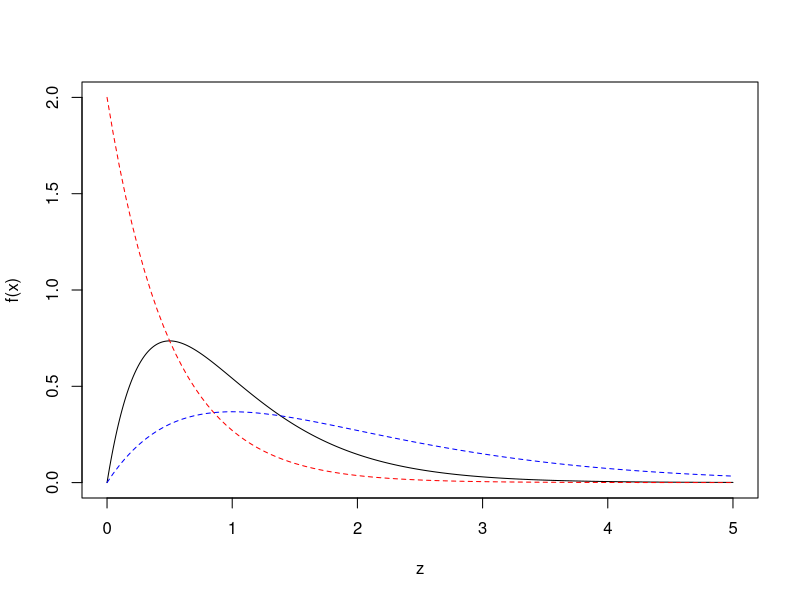
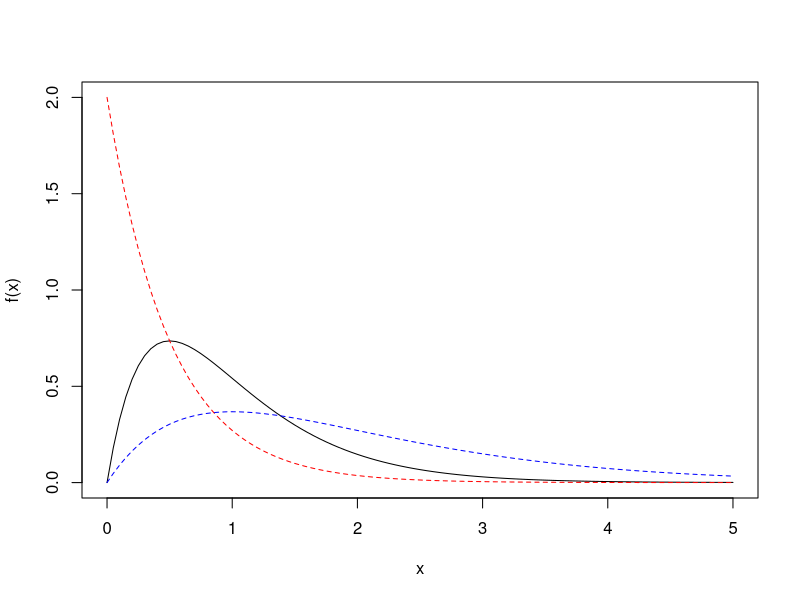
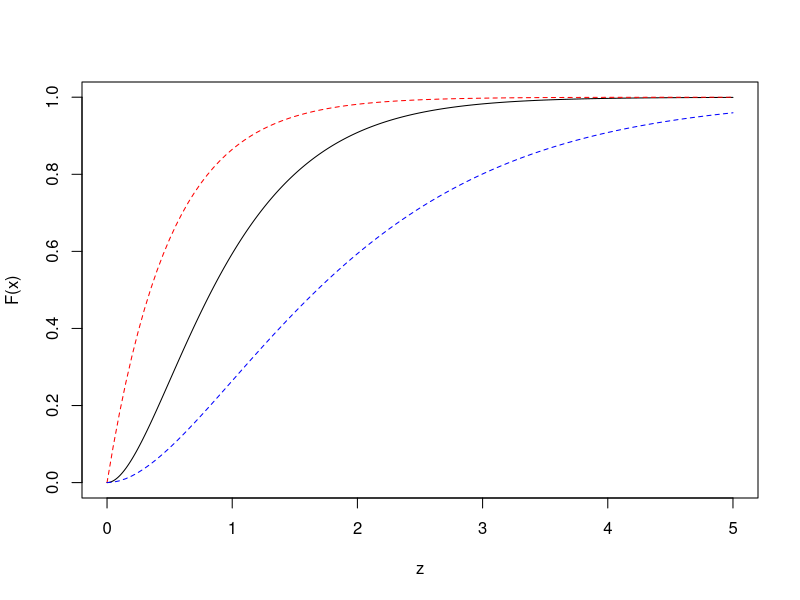
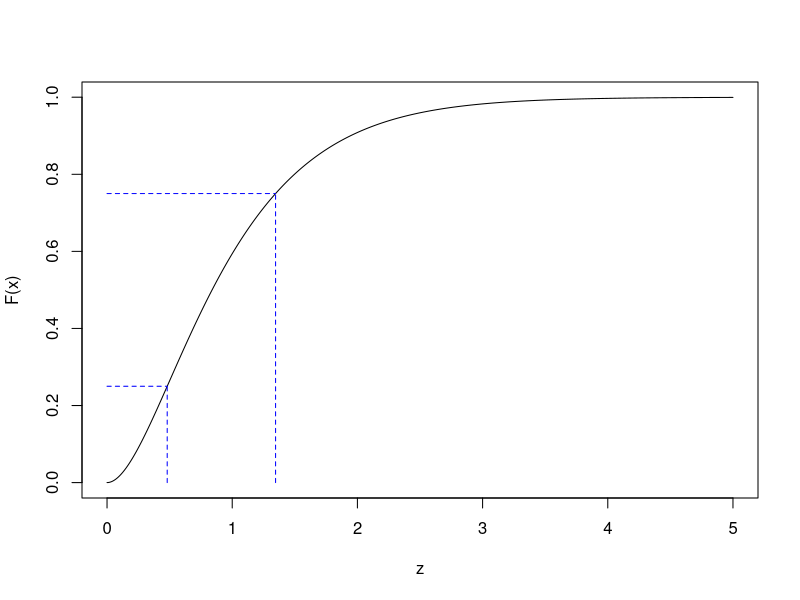
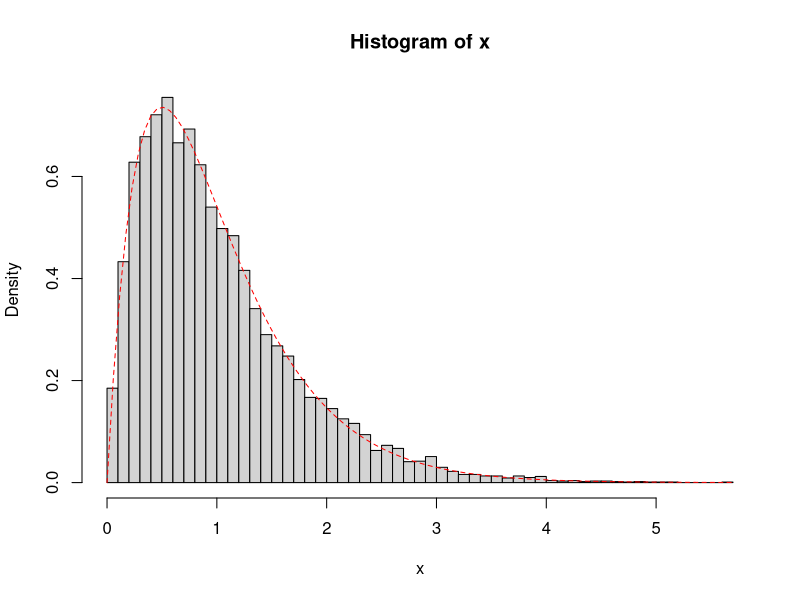
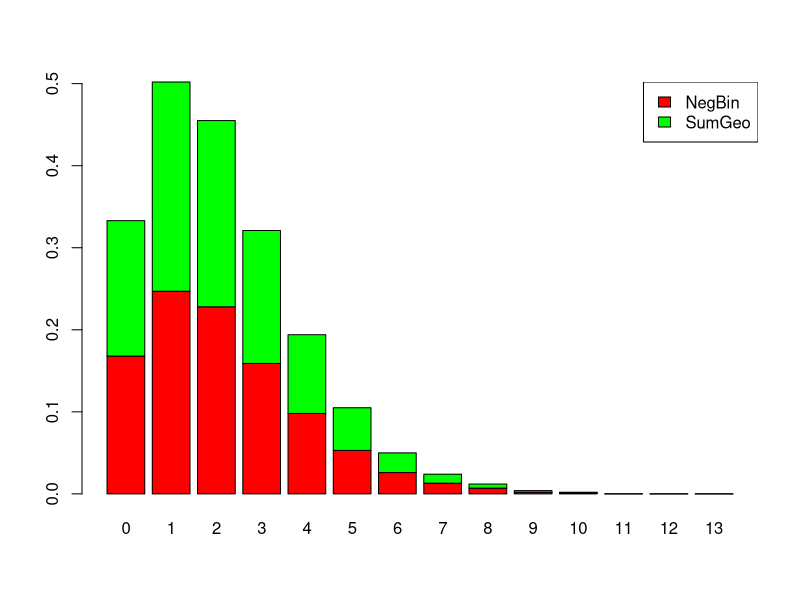
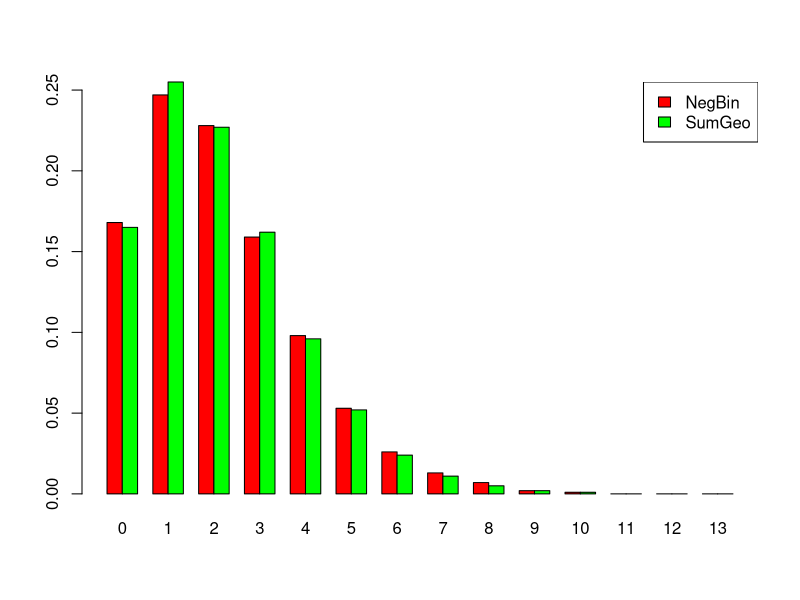
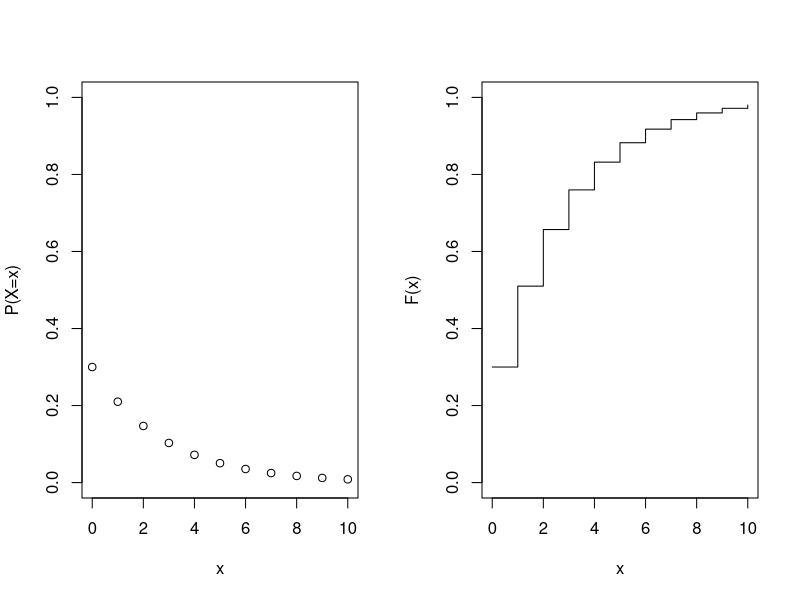

Write the R code that produced these figures, in order.
## ---- chunk 1
knitr::opts_chunk$set(echo = TRUE)
## ---- chunk 2
# gamma density distribution
alpha <- 2
theta <- 2
z <- seq(0, 5, 0.01)

plot(z, dgamma(z, shape = alpha, rate = theta), xlim = c(0, 5), ylab = "f(x)", ylim=c(0,2), type = 'l')
curve(dgamma(x, shape = 1, rate = theta), col = "red", lty = "dashed", add = TRUE)
curve(dgamma(x, shape = alpha, rate = 1), col = "blue", lty = "dashed", add = TRUE)
## ---- chunk 3
plot(function(y) dgamma(y, shape = alpha, rate = theta), xlim = c(0, 5), ylab = "f(x)", ylim=c(0,2), type = 'l')
curve(dgamma(x, shape = 1, rate = theta), col = "red", lty = "dashed", add = TRUE)
curve(dgamma(x, shape = alpha, rate = 1), col = "blue", lty = "dashed", add = TRUE)
## ---- chunk 4
# gamma cumulative distribution
plot(z, pgamma(z, shape = alpha, rate = theta), xlim = c(0, 5), ylab = "F(x)", type = 'l')
curve(pgamma(x, shape = 1, rate = theta), col = "red", lty = "dashed", add = TRUE)
curve(pgamma(x, shape = alpha, rate = 1), col = "blue", lty = "dashed", add = TRUE)
## ---- chunk 5
# gamma probability P(X < 3) with shape alpha and rate theta
pgamma(3, shape = alpha, rate = theta)
## ---- chunk 6
# gamma first quartile...
q25 = qgamma(0.25, shape = alpha, rate = theta)
q25
# ...and third one
q75 = qgamma(0.75, shape = alpha, rate = theta)
q75
## ---- chunk 7
# quantiles on the cdf
plot(z, pgamma(z, shape = alpha, rate = theta), xlim = c(0, 5), ylab = "F(x)", type = 'l')

segments(q25, 0, q25, pgamma(q25, shape = alpha, rate = theta), col = "blue", lty = "dashed")
segments(0, pgamma(q25, shape = alpha, rate = theta), q25, pgamma(q25, shape = alpha, rate = theta), col = "blue", lty = "dashed")

segments(q75, 0, q75, pgamma(q75, shape = alpha, rate = theta), col = "blue", lty = "dashed")
segments(0, pgamma(q75, shape = alpha, rate = theta), q75, pgamma(q75, shape = alpha, rate = theta), col = "blue", lty = "dashed")
## ---- chunk 8
# random numbers distributed according to a gamma
set.seed(1111)

x <- rgamma(10000, shape = alpha, rate = theta)
hist(x, prob = TRUE, nclass = 40)
curve(dgamma(x, alpha, theta), col = "red", lty = "dashed", add = TRUE)
## ---- chunk 9
# given r iid distributed according to a geometric distribution, the variable defined as te sum of these variables is distributed as a negative normal
n <- 10000
r <- 5 
p <- 0.7

set.seed(13)
x <- rnbinom(n, r, p)
y <- rep(0, n)

for(i in 1 : n){
 y[i] <- sum(rgeom(r, p))
}

ltx <- length(table(x)) 
lty <- length(table(y))

relf <- matrix(0, 2, max(ltx, lty))
relf[1, 1 : ltx] <- round(table(x)/n, 3)
relf[2, 1 : lty] <- round(table(y)/n, 3)
colnames(relf) <- 0 : (max(ltx, lty)-1)

relf

barplot(relf, beside=FALSE ,col=c("red", "green"))
legend("topright", c("NegBin","SumGeo"), fill = c("red","green"))

barplot(relf, beside=TRUE ,col=c("red", "green"))
legend("topright", c("NegBin","SumGeo"), fill = c("red","green"))
## ---- chunk 10
p <- 0.3

par(mfrow = c(1, 2))

plot(0 : 10, dgeom(0 : 10, p), xlim = c(0, 10), ylim = c(0, 1), xlab = "x",ylab = "P(X=x)")
plot(0 : 10, pgeom(0 : 10, p), xlim = c(0, 10), ylim = c(0, 1), type = "s",xlab = "x", ylab = "F(x)")
## ---- chunk 11
par(c(1, 1))

# sample mean vs expected value for geometric distribution
set.seed(1)
samp <- rgeom(1000, p)

#sample mean
mean(samp)

# expected value
(1 - p) / p
## ---- chunk 12
R <- 1000
theta<- 2

x <- rep(0,R)
for(i in 1 : R) {
  u <- runif(1, 0, 1)
  x[i] <- -log(u) / theta
}
hist(x, prob = TRUE, breaks = 30)
curve(dexp(x, theta), from = 1e-16, to = 4, add = T, col = "red")
